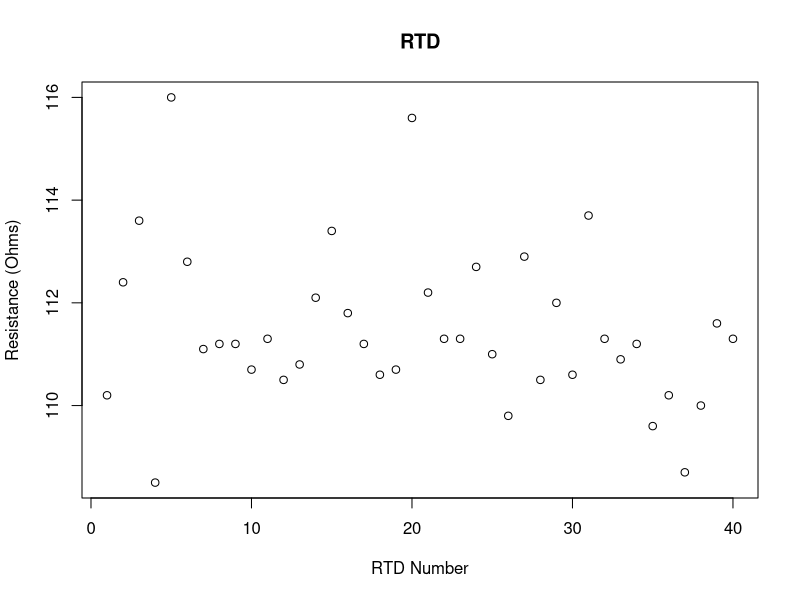

Write the R code that produced this figure.
# Michael Gunnarson
# Summer 2022

rm(list = ls())


# forty RTD's placed in 0.0 C ice bath, room temp = 30 C

R = c(110.2, 112.4, 113.6, 108.5, 116.0, 112.8, 111.1, 111.2, 
	111.2, 110.7, 111.3, 110.5, 110.8, 112.1, 113.4, 111.8, 
	111.2, 110.6, 110.7, 115.6, 112.2, 111.3, 111.3, 112.7, 
	111.0, 109.8, 112.9, 110.5, 112.0, 110.6, 113.7, 111.3, 
	110.9, 111.2, 109.6, 110.2, 108.7, 110.0, 111.6, 111.3)


dev.new()
plot(R, xlab = "RTD Number", ylab = "Resistance (Ohms)", main = "RTD")


### Functions



Newt <- function(ma) {
	# create function "func" st
	# if y = f(x)
	# func = f(x)-y, where y is fixed and x is the desired solution
	# found iteratively

	# initialize

	count = 0
	res = 1
	
	while(res > 1e-6 & count < 10000) {
		count = count +1
	
	
	
		if(count == 1) {
			ma_last = ma - 0.1 # manufacture one point
			f1 = func(ma_last)
		}

		f2 = func(ma)
		df = (f2-f1)/(ma-ma_last)
		ma_new = ma - f2/df
	
		res = abs(f2)

		# shift variables
		f1 = f2
		ma_last = ma
		ma = ma_new
		# at end of it all, desired mach number is ma_last
	}
	return(list(ma_last,res,count))
}


# test data:
# g = seq(from = 0, to = 4, length.out = 1000)
# f = x^2


trapz  <- function(x,y) {
	# trapezoidal integrator based on already known x,y data
	# x must be of equal distance, i don't think R could handle
	# trying to integrate anything else.  It couldn't handle the check
	# last time I tried it.
	dx = x[2]-x[1]
	end = length(x)

	A = dx/2*y[1] + sum(dx*y[2:(end-1)]) + dx/2*y[end]
	return(A)
	
}

# trapz(g,f)


mean_p_boot <- function(x,b,P) {
	# parametric bootstrap based off of code from professor shaw
	# at present, only takes on b value
	# beta values assumed normal distrbution
	# parametric is where the curve is assumed normal pdf distribution
	# nonparametric is where the resampling creates its own pdf distribution

	M = 1e4
	S = numeric(M)
	N = length(x)
	xbar = mean(x)
	sx = sd(x)
	for (m in 1:M) {
		xSample = rnorm(n = N, mean = xbar, sd = sx)
		beta = rnorm(n=1, mean=0, sd = b)
		xSample = xSample + beta
		S[m] <- mean(xSample)
	}
	Pmin = (1-P)/2
	Pmax = (1+P)/2
	
	return(list(mean(S),quantile(S, probs = c(Pmin,Pmax))))
	# quantile is 95% confidence level
	# mean is mean(S) with a 95% confidence level that it lies between
	# quantile values		
}


sd_p_boot <- function(x,b,P) {
	# parametric bootstrap based off of code from professor shaw
	# at present, only takes on b value
	# beta values assumed normal distrbution

	M = 1e4
	S = numeric(M)
	N = length(x)
	xbar = mean(x)
	sx = sd(x)
	for (m in 1:M) {
		xSample = rnorm(n = N, mean = xbar, sd = sx)
		beta = rnorm(n=1, mean=0, sd = b)
		xSample = xSample + beta
		S[m] <- sd(xSample)
	}
	Pmin = (1-P)/2
	Pmax = (1+P)/2
	
	return(list(mean(S),quantile(S, probs = c(Pmin,Pmax))))
	# quantile is 95% confidence level
	# the standard deviation is sd(S) with a 95% confidence level that it lies between
	# quantile values		
}



mean_np_boot <- function(x,b,P) {
	# nonparametric bootstrap based off of code from professor shaw
	# at present, only takes on b value
	# beta values assumed normal distrbution

	M = 1e4
	S = numeric(M)
	N = length(x)
	xbar = mean(x)
	sx = sd(x)
	for (m in 1:M) {
		xSample = sample(x, size = N, replace = TRUE)
		beta = rnorm(n=1, mean=0, sd = b)
		xSample = xSample + beta
		S[m] <- mean(xSample)
	}
	Pmin = (1-P)/2
	Pmax = (1+P)/2
	
	return(list(mean(S),quantile(S, probs = c(Pmin,Pmax))))
	# quantile is 95% confidence level
	# mean is mean(S) with a 95% confidence level that it lies between
	# quantile values		
}


sd_np_boot <- function(x,b,P) {
	# parametric bootstrap based off of code from professor shaw
	# at present, only takes on b value
	# beta values assumed normal distrbution

	M = 1e4
	S = numeric(M)
	N = length(x)
	xbar = mean(x)
	sx = sd(x)
	for (m in 1:M) {
		xSample = sample(x, size = N, replace = TRUE)
		beta = rnorm(n=1, mean=0, sd = b)
		xSample = xSample + beta
		S[m] <- sd(xSample)
	}
	Pmin = (1-P)/2
	Pmax = (1+P)/2
	
	return(list(mean(S),quantile(S, probs = c(Pmin,Pmax))))
	# quantile is 95% confidence level
	# the standard deviation is sd(S) with a 95% confidence level that it lies between
	# quantile values		
}





### 1.  Identify/quantify errors, random, systematic, in-evaluatable

random_errors = c('Resolution')
systematic_errors = c('Accuracy', '0.9% + 2')
inevaluatable_errors = c('Linearity')

random_errors
systematic_errors
inevaluatable_errors

### 2.  Identify outliers using Chauvenet's criterion, remove at end

m = mean(R)
N = length(R)
sdR = sd(R)

# translate to z:

z = (R-m)/sdR
P = 1-1/(2*N)

func <- function(zeta) {
	# set output of zeta function to be P/2
	# write function such that it is equal to zero (g = f(x) - y)
	int_fun <- function(zeta) {
		# integral part of the funciton, to be called by
		# trapezoidal rule function
		int = exp(-zeta^2/2)
		return(int)
	}
	x = seq(from = 0, to = zeta, length.out = 10000)
	y = int_fun(x)
	zer = 1/(2*pi)^0.5 * trapz(x,y) - P/2

}

z_max = Newt(0.2)[[1]] # newton's method to solve for Z_max

remove = R[abs(z) >= z_max]
chauv = R[abs(z) < z_max]

mchv = mean(chauv)
Nchv = length(chauv)
sdchv  = sd(chauv)

m = mchv
N = Nchv
sdR = sdchv

### 3.  Evaluate 95% uncertainty interval for the mean of population using
      # non parametric M.C. approach.  Parametric MC can be used for systematic errors
	

# with code from professor Shaw:

# given that:
# Accuracy = beta = 0.9% + 2 of reading


find_beta <- function(R) {
	# 0.9% + 2

	end = length(R)
	betaMin = numeric(end)
	betaMax = betaMin
	

	for (i in 1:length(R)) {
		# since beta is a percentage of each reading, each reading has
		# a corresponding beta.  Need to loop to find them all	
		
		betaMax[i] = R[i] + (0.9/100*(R[i]+0.2)+0.2)
		betaMin[i] = R[i] - (0.9/100*(R[i]+0.2)+0.2)
		# https://www.es.co.th/Schemetic/PDF/FLUKE-114-117.PDF
		# https://www.fluke.com/en-us/learn/blog/digital-multimeters/accuracy-precision
	
	}
	
	return(list(betaMax,betaMin))

}




beta = find_beta(R)
P = 0.95

b = c(beta[[1]],beta[[2]])
b = sd(b)

par_mean = mean_p_boot(R,b,P)
npar_mean = mean_np_boot(R,b,P)

par_mean
npar_mean


### 4.  Evaluate 95% uncertainty interval for the standard deviation of the population
	# use nonparametric MC approach.  Use parametric MC for systematic errors


par_sd = sd_p_boot(R,b,P)
npar_sd = sd_np_boot(R,b,P)

par_sd
npar_sd